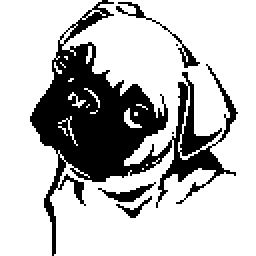
#> input picture pug2.png, 128 x 128 px (shown 2 times larger)
$ jupyter execute cw2.ipynb
#> lines starting #> are read from the running program, lines starting #| are printed output that depends on the picture; after the words box and inside, x2 and y2 are one past the last pixel; in counts of white or black regions, pixels touching at a corner belong together
#> `im = imageio.imread('pug2.png')`: im: shape (128, 128) bool; 75.3% white; 6 black regions (2 under 20 px), largest, box (x1, y1, x2, y2) and area: (15, 0, 119, 128) 3764, (58, 1, 100, 34) 125, (49, 91, 78, 101) 100, (58, 98, 76, 109) 49
# Bayesian Methods for Image Denoizing and Segmentation

In this notebook we use Gibbs Sampling and Variational Inference for Image Denoizing.

by Iason and Andreas

We dedicate this coursework to Stella <3

[cell 1]
import numpy as np
import matplotlib.pyplot as plt
import imageio
import math


def add_gaussian_noise(im,prop,varSigma):
#> called with prop = 0.1, varSigma = 0.1
    N = int(np.round(np.prod(im.shape)*prop))
#> N = 1638
    index = np.unravel_index(np.random.permutation(np.prod(im.shape))[1:N],im.shape)
    e = varSigma*np.random.randn(np.prod(im.shape)).reshape(im.shape)
    im2 = np.copy(im).astype('float')
    im2[index] += e[index]
    return im2

def add_saltnpeppar_noise(im,prop):
#> called with prop = 0.1
    N = int(np.round(np.prod(im.shape)*prop))
#> N = 1638
    index = np.unravel_index(np.random.permutation(np.prod(im.shape))[1:N],im.shape)
    im2 = np.copy(im)
    im2[index] = 1-im2[index]
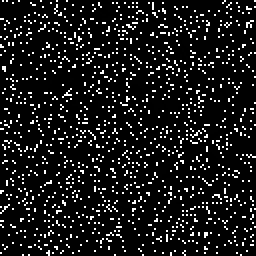
#> im2: shape (128, 128) float64 (shown 2 times larger); min 0, max 1, mean 0.102
    return im2

# proportion of pixels to alter
prop = 0.1
varSigma = 0.1
im = imageio.imread('pug2.png')
im = im/255

fig = plt.figure()
ax = fig.add_subplot(131)
ax.imshow(im,cmap='gray')
im2 = add_gaussian_noise(im,prop,varSigma)
ax2 = fig.add_subplot(132)
ax2.imshow(im2,cmap='gray')

im3 = add_saltnpeppar_noise(im,prop)
ax3 = fig.add_subplot(133)
ax3.imshow(im3,cmap='gray')
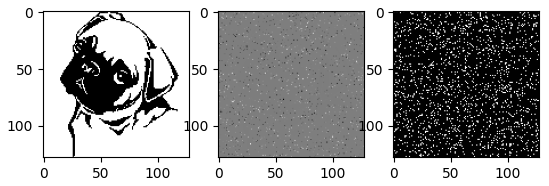
#> figure drawn by matplotlib, 3 panels

[cell 2]
#gaussian noise image

fig = plt.figure()
ax3 = fig.add_subplot(111)
ax3.imshow(im2,cmap='gray')

[cell 3]
#salt and pepper image

fig = plt.figure()
ax3 = fig.add_subplot(111)
ax3.imshow(im3,cmap='gray')

[cell 4]
#functions that are useful

def neighbours(i,j,M,N,size=8):
    if size==4:
        if (i==0 and j==0):
            n=[(0,1), (1,0)]
        elif i==0 and j==N-1:
            n=[(0,N-2), (1,N-1)]
        elif i==M-1 and j==0:
            n=[(M-1,1), (M-2,0)]
        elif i==M-1 and j==N-1:
            n=[(M-1,N-2), (M-2,N-1)]
        elif i==0:
            n=[(0,j-1), (0,j+1), (1,j)]
        elif i==M-1:
            n=[(M-1,j-1), (M-1,j+1), (M-2,j)]
        elif j==0:
            n=[(i-1,0), (i+1,0), (i,1)]
        elif j==N-1:
            n=[(i-1,N-1), (i+1,N-1), (i,N-2)]
        else:
            n=[(i-1,j), (i+1,j), (i,j-1), (i,j+1)]
        return n
    if size==8:
        if (i==0 and j==0):
            n=[(0,1), (1,0), (1,1)]
        elif i==0 and j==N-1:
            n=[(0,N-2), (1,N-1), (1, N-2)]
        elif i==M-1 and j==0:
            n=[(M-1,1), (M-2,0), (M-2, 1)]
        elif i==M-1 and j==N-1:
            n=[(M-1,N-2), (M-2,N-1), (M-2, M-2)]
        elif i==0:
            n=[(0,j-1), (0,j+1), (1,j), (1, j-1), (1, j+1)]
        elif i==M-1:
            n=[(M-1,j-1), (M-1,j+1), (M-2,j), (M-2, j-1), (M-2, j+1)]
        elif j==0:
            n=[(i-1,0), (i+1,0), (i,1), (i-1, 1), (i+1, 1)]
        elif j==N-1:
            n=[(i-1,N-1), (i+1,N-1), (i,N-2), (i-1, N-2), (i+1, N-2)]
        else:
            n=[(i-1,j), (i+1,j), (i,j-1), (i,j+1), (i+1, j+1), (i+1, j-1), (i-1, j-1), (i-1, j+1)]
        return n
    return -1

def neighborvalues(i, j, M, N, x, size = 4):
    return list(map(lambda el: x[el[0], el[1]], neighbours(i, j, M, N, size)))


def energyfunction(x, neighbors, y, beta, ita):
    return np.exp(beta * x * np.sum(neighbors) + ita*x*y)


def energyfunction2(x, neighbors, y, beta, ita):
    y_scaled = y*2 - 1
    return np.exp(beta * x * np.sum(neighbors) + ita * (- np.linalg.norm(x-y_scaled)))


def L(value, y, ita = 1):
    y_scaled = y*2 - 1
    return - ita * np.linalg.norm(value - y_scaled)


def sigmoid(x):
    return 1 / (1 + np.exp(- x))

def logPrior(x, neighbors):
    return x * np.sum(neighbors)

# [18 lines left out: function logLikelihood, not called in this run]

def logEnergy(x, pixel, neighbors, beta, hist, histBins, ita):
    return (beta * logPrior(x, neighbors) + ita * logLikelihood(pixel, hist, histBins))

# [26 lines left out: functions getMask, kmeans, getInitialHistogram, not called in this run]


M, N = im2.shape
#> M = 128; N = 128


beta = 1
ita = 2

# ICM

[cell 5]
#first for gaussian noise
x = np.random.rand(im2.shape[0], im2.shape[1])
for i in range(x.shape[0]):
    for j in range(x.shape[1]):
        z = np.random.rand()
        if z < 0.5:
            x[i,j] = -1
        else:
            x[i,j] = 1
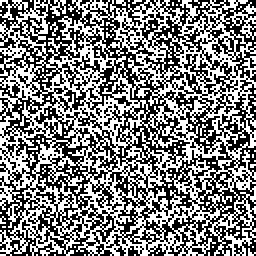
#> x: shape (128, 128) float64 (shown 2 times larger); values -1 (black) and 1 (white), 49.8% white in thin lines or dots

# print(x)
changed = True
T = 100
count = 0

while changed:
        changed = False
        count = count + 1

        for i in range(x.shape[0]):
            for j in range(x.shape[1]):
#                 print(x[i,j])
                neighbors = neighborvalues(i, j, M, N, x)
                y = im2[i,j]
                energy1 = energyfunction2(1, neighbors, y, beta, ita);
                energy2 = energyfunction2(- 1, neighbors, y, beta, ita)
                if energy1 > energy2:
                    if x[i, j] == -1:
                        changed = True
                    x[i,j] = 1
                else:
                    if x[i, j] == 1:
                        changed = True
                    x[i,j] = -1
#> x: shape (128, 128) float64; every value is -1


fig = plt.figure()
ax = fig.add_subplot(111)

ax.imshow(x,cmap='gray')

[cell 6]
#now we try ICM with salt and pepper

x = np.random.rand(im2.shape[0], im2.shape[1])
for i in range(x.shape[0]):
    for j in range(x.shape[1]):
        z = np.random.rand()
        if z < 0.5:
            x[i,j] = -1
        else:
            x[i,j] = 1
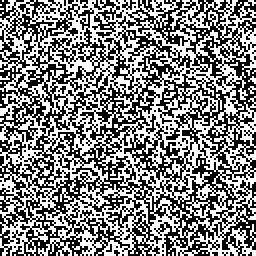
#> x: shape (128, 128) float64 (shown 2 times larger); values -1 (black) and 1 (white), 50.6% white; black in thin lines or dots

# print(x)
changed = True
T = 100
count = 0

while changed:
        changed = False
        count = count + 1

        for i in range(x.shape[0]):
            for j in range(x.shape[1]):
#                 print(x[i,j])
                neighbors = neighborvalues(i, j, M, N, x)
                y = im3[i,j]
                energy1 = energyfunction2(1, neighbors, y, beta, ita);
                energy2 = energyfunction2(- 1, neighbors, y, beta, ita)
                if energy1 > energy2:
                    if x[i, j] == -1:
                        changed = True
                    x[i,j] = 1
                else:
                    if x[i, j] == 1:
                        changed = True
                    x[i,j] = -1


fig = plt.figure()
ax = fig.add_subplot(111)

ax.imshow(x,cmap='gray')
